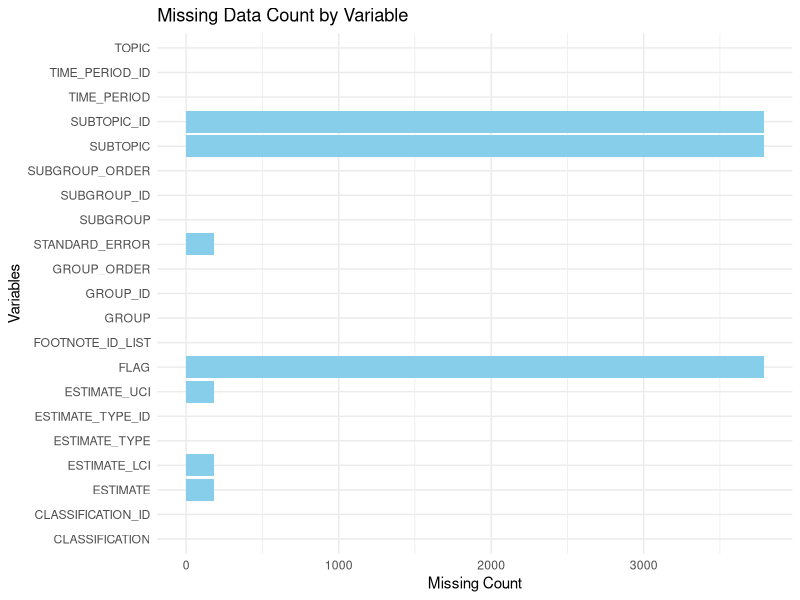
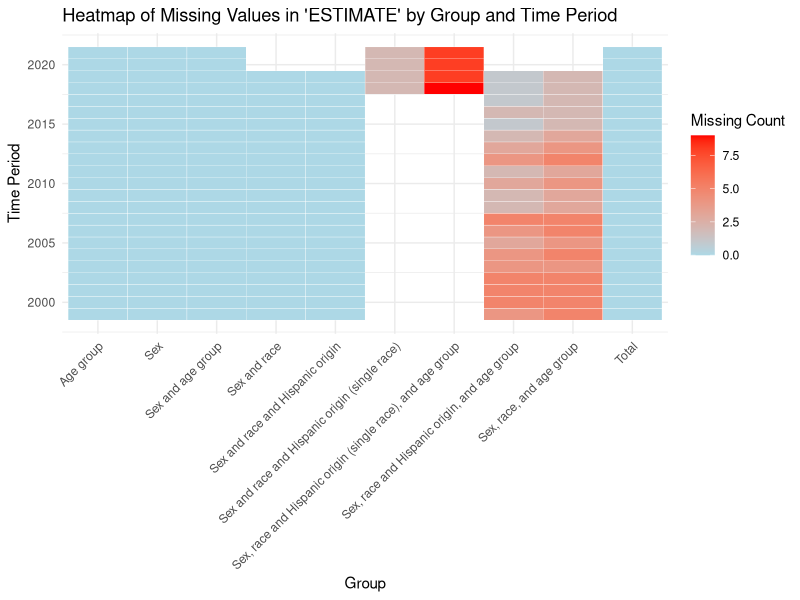

The R source for these figures, in order:
## ---- chunk 1
# Load necessary libraries
library(tidyverse, quietly = TRUE)
library(ggplot2)
## ---- chunk 2
# Read the dataset
data <- read.csv("DQS_Death_rates_for_suicide__by_sex__race__Hispanic_origin__and_age__United_States_from_CDC_WONDER_20241119.csv")

# 1. Check missing values by column
missing_by_column <- colSums(is.na(data))
missing_by_column <- data.frame(Column = names(missing_by_column), Missing_Count = missing_by_column)

# 2. Check missing values by row
missing_by_row <- rowSums(is.na(data))
missing_by_row <- data.frame(Row = 1:nrow(data), Missing_Count = missing_by_row)

# 3. Visualize missingness using a simple heatmap (ggplot2)
missing_data <- data %>%
  summarise(across(everything(), ~sum(is.na(.)))) %>%
  gather(key = "Variable", value = "Missing_Count")

ggplot(missing_data, aes(x = Variable, y = Missing_Count)) +
  geom_bar(stat = "identity", fill = "skyblue") +
  coord_flip() +  # Flip the axes for better readability
  labs(title = "Missing Data Count by Variable", x = "Variables", y = "Missing Count") +
  theme_minimal()
## ---- chunk 3
missing_counts <- data %>%
  group_by(GROUP, TIME_PERIOD) %>%
  summarise(missing_count = sum(is.na(ESTIMATE)), .groups = "drop")

# Create a heatmap
ggplot(missing_counts, aes(x = GROUP, y = TIME_PERIOD, fill = missing_count)) +
  geom_tile(color = "white") +
  scale_fill_gradient(low = "lightblue", high = "red", na.value = "grey80") +
  labs(title = "Heatmap of Missing Values in 'ESTIMATE' by Group and Time Period",
       x = "Group",
       y = "Time Period",
       fill = "Missing Count") +
  theme_minimal() +
  theme(axis.text.x = element_text(angle = 45, hjust = 1))  # Rotate x-axis labels for better readability
